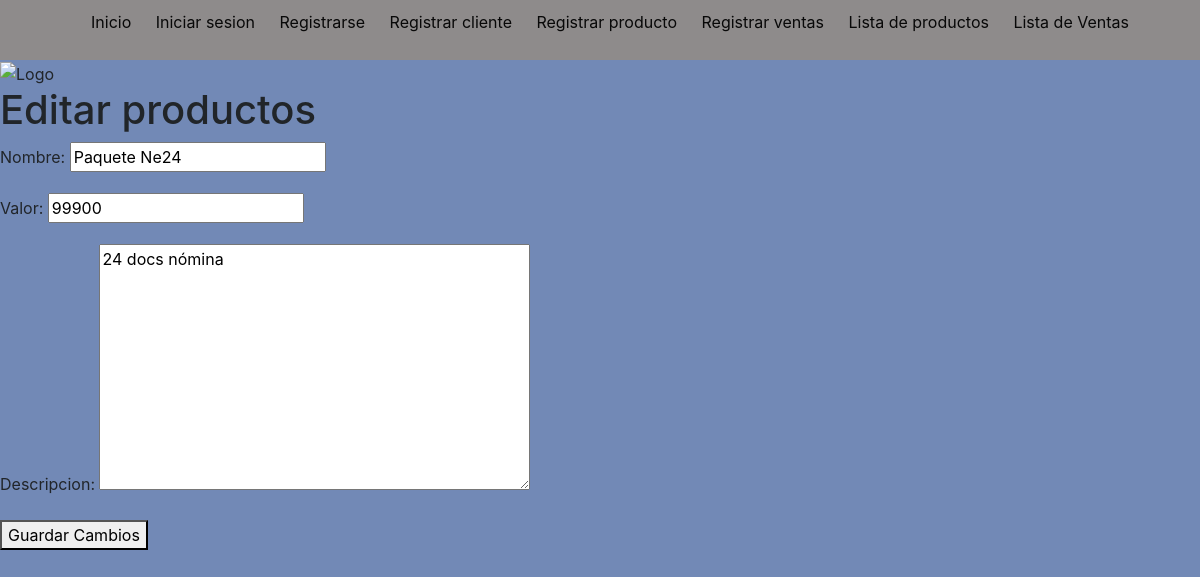
The app's page /Operacion/editar-producto/7/ (signed in) with its own data.
### Operacion/models.py (models this page shows, shortened)
class Producto(models.Model):
    nombre = models.CharField(max_length=100)
    valor = models.DecimalField(max_digits=10, decimal_places=0)
    descripcion = models.TextField()

### Operacion/views.py (the view)
# urls.py: path('editar-producto/<int:producto_id>/', editar_producto, name='editar_producto'),
@login_required
def editar_producto(request, producto_id):
    producto = get_object_or_404(Producto, id=producto_id)
    if request.method == 'POST':
        form = ProductoForm(request.POST, instance=producto)
        if form.is_valid():
            form.save()
            return redirect('lista_productos')
    else:
        form = ProductoForm(instance=producto)
    return render(request, 'editar_producto.html', {'form': form})

### Operacion/forms.py
class ProductoForm(forms.ModelForm):
    class Meta:
        model = Producto
        fields = ['nombre', 'valor', 'descripcion']

### Templates/editar_producto.html (shortened to what this page needs)
{% extends "layouts/app.html" %}
{% block content %}   <h1>Editar productos</h1>  {% endblock content %}
{% block editar_producto %}
    <form method="post">
        {{ form.as_p }}
        <button type="submit">Guardar Cambios</button>
    </form>
{% endblock editar_producto %}

### static/style.css (style rules this page uses)
* { margin: 0; box-sizing: border-box; }
body { background: #7289b6; font-family: sans-serif; }

### records on screen
Producto: nombre "Paquete Ne24", valor "99900", descripcion "24 docs nómina"
